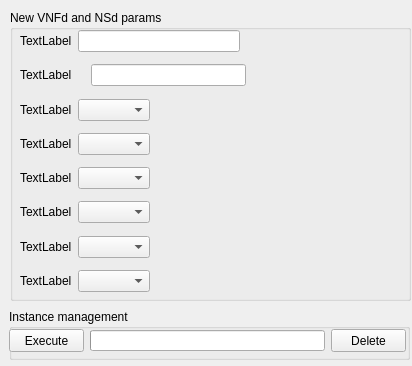
<?xml version="1.0" encoding="UTF-8"?>
<ui version="4.0">
 <class>Form</class>
 <widget class="QWidget" name="Form">
  <property name="geometry">
   <rect>
    <x>0</x>
    <y>0</y>
    <width>412</width>
    <height>366</height>
   </rect>
  </property>
  <property name="windowTitle">
   <string>Create instance</string>
  </property>
  <widget class="QGroupBox" name="groupBox">
   <property name="geometry">
    <rect>
     <x>10</x>
     <y>10</y>
     <width>401</width>
     <height>291</height>
    </rect>
   </property>
   <property name="title">
    <string>New VNFd and NSd params</string>
   </property>
   <widget class="QWidget" name="verticalLayoutWidget_2">
    <property name="geometry">
     <rect>
      <x>10</x>
      <y>20</y>
      <width>381</width>
      <height>262</height>
     </rect>
    </property>
    <layout class="QVBoxLayout" name="verticalLayout_2">
     <item>
      <layout class="QHBoxLayout" name="horizontalLayout">
       <item>
        <widget class="QLabel" name="labelNameInstance">
         <property name="text">
          <string>TextLabel</string>
         </property>
        </widget>
       </item>
       <item>
        <widget class="QLineEdit" name="lineEdit"/>
       </item>
       <item>
        <spacer name="horizontalSpacer_2">
         <property name="orientation">
          <enum>Qt::Horizontal</enum>
         </property>
         <property name="sizeHint" stdset="0">
          <size>
           <width>40</width>
           <height>20</height>
          </size>
         </property>
        </spacer>
       </item>
      </layout>
     </item>
     <item>
      <spacer name="verticalSpacer_7">
       <property name="orientation">
        <enum>Qt::Vertical</enum>
       </property>
       <property name="sizeHint" stdset="0">
        <size>
         <width>20</width>
         <height>40</height>
        </size>
       </property>
      </spacer>
     </item>
     <item>
      <layout class="QHBoxLayout" name="horizontalLayout_9">
       <item>
        <widget class="QLabel" name="label_descr">
         <property name="text">
          <string>TextLabel</string>
         </property>
        </widget>
       </item>
       <item>
        <widget class="QLabel" name="labelIp_3">
         <property name="text">
          <string/>
         </property>
        </widget>
       </item>
       <item>
        <widget class="QLineEdit" name="lineEditDescription"/>
       </item>
       <item>
        <spacer name="horizontalSpacer_9">
         <property name="orientation">
          <enum>Qt::Horizontal</enum>
         </property>
         <property name="sizeHint" stdset="0">
          <size>
           <width>40</width>
           <height>20</height>
          </size>
         </property>
        </spacer>
       </item>
      </layout>
     </item>
     <item>
      <spacer name="verticalSpacer_6">
       <property name="orientation">
        <enum>Qt::Vertical</enum>
       </property>
       <property name="sizeHint" stdset="0">
        <size>
         <width>20</width>
         <height>40</height>
        </size>
       </property>
      </spacer>
     </item>
     <item>
      <layout class="QHBoxLayout" name="horizontalLayout_2">
       <item>
        <widget class="QLabel" name="label_image">
         <property name="text">
          <string>TextLabel</string>
         </property>
        </widget>
       </item>
       <item>
        <widget class="QComboBox" name="comboBoxImages"/>
       </item>
       <item>
        <spacer name="horizontalSpacer_7">
         <property name="orientation">
          <enum>Qt::Horizontal</enum>
         </property>
         <property name="sizeHint" stdset="0">
          <size>
           <width>40</width>
           <height>20</height>
          </size>
         </property>
        </spacer>
       </item>
      </layout>
     </item>
     <item>
      <spacer name="verticalSpacer_2">
       <property name="orientation">
        <enum>Qt::Vertical</enum>
       </property>
       <property name="sizeHint" stdset="0">
        <size>
         <width>20</width>
         <height>40</height>
        </size>
       </property>
      </spacer>
     </item>
     <item>
      <layout class="QHBoxLayout" name="horizontalLayout_4">
       <item>
        <widget class="QLabel" name="label_ram">
         <property name="text">
          <string>TextLabel</string>
         </property>
        </widget>
       </item>
       <item>
        <widget class="QComboBox" name="comboBoxRam"/>
       </item>
       <item>
        <spacer name="horizontalSpacer_3">
         <property name="orientation">
          <enum>Qt::Horizontal</enum>
         </property>
         <property name="sizeHint" stdset="0">
          <size>
           <width>40</width>
           <height>20</height>
          </size>
         </property>
        </spacer>
       </item>
      </layout>
     </item>
     <item>
      <spacer name="verticalSpacer_3">
       <property name="orientation">
        <enum>Qt::Vertical</enum>
       </property>
       <property name="sizeHint" stdset="0">
        <size>
         <width>20</width>
         <height>40</height>
        </size>
       </property>
      </spacer>
     </item>
     <item>
      <layout class="QHBoxLayout" name="horizontalLayout_3">
       <item>
        <widget class="QLabel" name="label_cpu">
         <property name="text">
          <string>TextLabel</string>
         </property>
        </widget>
       </item>
       <item>
        <widget class="QComboBox" name="comboBoxCpu"/>
       </item>
       <item>
        <spacer name="horizontalSpacer_4">
         <property name="orientation">
          <enum>Qt::Horizontal</enum>
         </property>
         <property name="sizeHint" stdset="0">
          <size>
           <width>40</width>
           <height>20</height>
          </size>
         </property>
        </spacer>
       </item>
      </layout>
     </item>
     <item>
      <spacer name="verticalSpacer_4">
       <property name="orientation">
        <enum>Qt::Vertical</enum>
       </property>
       <property name="sizeHint" stdset="0">
        <size>
         <width>20</width>
         <height>40</height>
        </size>
       </property>
      </spacer>
     </item>
     <item>
      <layout class="QHBoxLayout" name="horizontalLayout_5">
       <item>
        <widget class="QLabel" name="label_storage">
         <property name="text">
          <string>TextLabel</string>
         </property>
        </widget>
       </item>
       <item>
        <widget class="QComboBox" name="comboBoxStorage"/>
       </item>
       <item>
        <spacer name="horizontalSpacer_5">
         <property name="orientation">
          <enum>Qt::Horizontal</enum>
         </property>
         <property name="sizeHint" stdset="0">
          <size>
           <width>40</width>
           <height>20</height>
          </size>
         </property>
        </spacer>
       </item>
      </layout>
     </item>
     <item>
      <spacer name="verticalSpacer_5">
       <property name="orientation">
        <enum>Qt::Vertical</enum>
       </property>
       <property name="sizeHint" stdset="0">
        <size>
         <width>20</width>
         <height>40</height>
        </size>
       </property>
      </spacer>
     </item>
     <item>
      <layout class="QHBoxLayout" name="horizontalLayout_10">
       <item>
        <widget class="QLabel" name="label_network">
         <property name="text">
          <string>TextLabel</string>
         </property>
        </widget>
       </item>
       <item>
        <widget class="QComboBox" name="comboBoxNetwork"/>
       </item>
       <item>
        <spacer name="horizontalSpacer_10">
         <property name="orientation">
          <enum>Qt::Horizontal</enum>
         </property>
         <property name="sizeHint" stdset="0">
          <size>
           <width>40</width>
           <height>20</height>
          </size>
         </property>
        </spacer>
       </item>
      </layout>
     </item>
     <item>
      <spacer name="verticalSpacer">
       <property name="orientation">
        <enum>Qt::Vertical</enum>
       </property>
       <property name="sizeHint" stdset="0">
        <size>
         <width>20</width>
         <height>40</height>
        </size>
       </property>
      </spacer>
     </item>
     <item>
      <layout class="QHBoxLayout" name="horizontalLayout_6">
       <item>
        <widget class="QLabel" name="label_vim">
         <property name="text">
          <string>TextLabel</string>
         </property>
        </widget>
       </item>
       <item>
        <widget class="QComboBox" name="comboBoxVims"/>
       </item>
       <item>
        <widget class="QLabel" name="labelIp">
         <property name="text">
          <string/>
         </property>
        </widget>
       </item>
       <item>
        <spacer name="horizontalSpacer_6">
         <property name="orientation">
          <enum>Qt::Horizontal</enum>
         </property>
         <property name="sizeHint" stdset="0">
          <size>
           <width>40</width>
           <height>20</height>
          </size>
         </property>
        </spacer>
       </item>
      </layout>
     </item>
    </layout>
   </widget>
  </widget>
  <widget class="QGroupBox" name="groupBox_2">
   <property name="geometry">
    <rect>
     <x>9</x>
     <y>309</y>
     <width>401</width>
     <height>51</height>
    </rect>
   </property>
   <property name="title">
    <string>Instance management</string>
   </property>
   <widget class="QPushButton" name="execBut">
    <property name="geometry">
     <rect>
      <x>0</x>
      <y>20</y>
      <width>75</width>
      <height>23</height>
     </rect>
    </property>
    <property name="text">
     <string>Execute</string>
    </property>
   </widget>
   <widget class="QProgressBar" name="progressBar">
    <property name="enabled">
     <bool>true</bool>
    </property>
    <property name="geometry">
     <rect>
      <x>81</x>
      <y>21</y>
      <width>235</width>
      <height>21</height>
     </rect>
    </property>
    <property name="minimum">
     <number>0</number>
    </property>
    <property name="maximum">
     <number>3</number>
    </property>
    <property name="value">
     <number>0</number>
    </property>
    <property name="textVisible">
     <bool>false</bool>
    </property>
   </widget>
   <widget class="QPushButton" name="pushButtonDelete">
    <property name="geometry">
     <rect>
      <x>322</x>
      <y>20</y>
      <width>75</width>
      <height>23</height>
     </rect>
    </property>
    <property name="text">
     <string>Delete</string>
    </property>
   </widget>
  </widget>
 </widget>
 <resources/>
 <connections/>
</ui>
